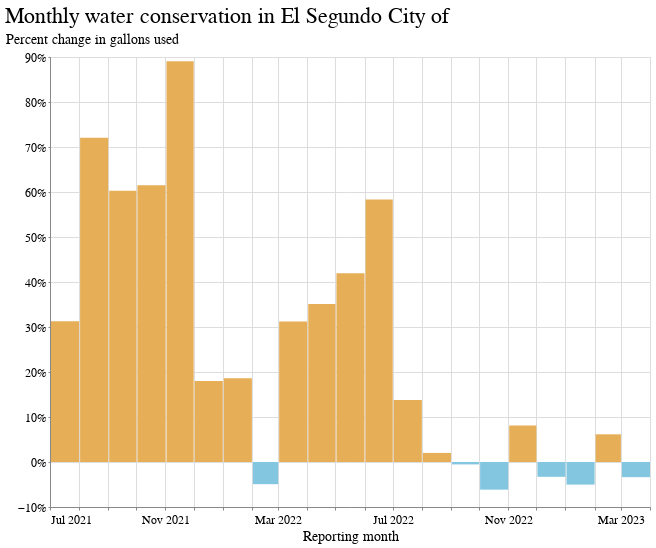

The notebook cell this image was saved under:
### Code cell
chart_data = complete_data[complete_data.supplier_name.str.contains("El Segundo")]
name = chart_data.iloc[0]["supplier_name"]

alt.Chart(
    chart_data
).mark_bar().encode(
    x=alt.X('yearmonth(reporting_month):T', axis=alt.Axis(title="Reporting month")),
    y=alt.Y("gallons_pct_change:Q", axis=alt.Axis(format="%", title="Percent change in gallons used")),
    color=alt.condition(
        alt.datum.gallons_pct_change > 0,
        alt.value("#e6ae56"),  # The positive color
        alt.value("#83c6e0")  # The negative color
    ),
    tooltip=["reporting_month","gallons_pct_change"]
).properties(title=f"Monthly water conservation in {name}", width=600)

### Figure 1 — Vega-Lite specification as saved in the notebook (floating-point values rounded to 4 significant figures)
{"config": {"view": {"width": 800, "height": 450}, "background": "#ffffff", "title": {"anchor": "start", "font": "BentonGothic-Bold, sans", "fontColor": "#000000", "fontSize": 22, "fontWeight": "normal"}, "arc": {"fill": "#82c6df"}, "area": {"fill": "#82c6df"}, "line": {"stroke": "#82c6df", "strokeWidth": 3}, "path": {"stroke": "#82c6df"}, "rect": {"fill": "#82c6df"}, "shape": {"stroke": "#82c6df"}, "bar": {"fill": "#82c6df"}, "point": {"stroke": "#82c6df"}, "symbol": {"fill": "#82c6df", "size": 30}, "axis": {"titleFont": "BentonGothic-Bold, sans", "titleFontSize": 14, "titleFontWeight": "normal", "labelFont": "BentonGothic, sans", "labelFontSize": 12, "labelFontWeight": "normal"}, "axisX": {"labelAngle": 0, "labelPadding": 4, "tickSize": 3}, "axisY": {"labelBaseline": "middle", "maxExtent": 45, "minExtent": 45, "tickSize": 2, "titleAlign": "left", "titleAngle": 0, "titleX": -45, "titleY": -11}, "legend": {"titleFont": "BentonGothic-Bold, sans", "titleFontSize": 14, "titleFontWeight": "normal", "symbolType": "square", "labelFont": "BentonGothic, sans", "labelFontSize": 13}, "range": {"category": ["#3580b1", "#ec8431", "#ab7fb4", "#c89d29", "#adc839", "#829eb1"], "diverging": ["#e68a4f", "#f4bb6a", "#f9e39c", "#dadfe2", "#a6b7c6", "#849eae"], "heatmap": ["#fbf2c7", "#f9e39c", "#f8d36e", "#f4bb6a", "#e68a4f", "#d15a40", "#ab4232"], "ordinal": ["#fbf2c7", "#f9e39c", "#f8d36e", "#f4bb6a", "#e68a4f", "#d15a40", "#ab4232"], "ramp": ["#fbf2c7", "#f9e39c", "#f8d36e", "#f4bb6a", "#e68a4f", "#d15a40", "#ab4232"]}}, "data": {"name": "data-fb642e2a852cb9c3b035a4374b3e48f5"}, "mark": "bar", "encoding": {"color": {"condition": {"value": "#e6ae56", "test": "(datum.gallons_pct_change > 0)"}, "value": "#83c6e0"}, "tooltip": [{"field": "reporting_month", "type": "temporal"}, {"field": "gallons_pct_change", "type": "quantitative"}], "x": {"axis": {"title": "Reporting month"}, "field": "reporting_month", "timeUnit": "yearmonth", "type": "temporal"}, "y": {"axis": {"format": "%", "title": "Percent change in gallons used"}, "field": "gallons_pct_change", "type": "quantitative"}}, "title": "Monthly water conservation in El Segundo City of", "width": 600, "$schema": "https://vega.github.io/schema/vega-lite/v4.17.0.json", "datasets": {"data-fb642e2a852cb9c3b035a4374b3e48f5": [{"supplier_name": "El Segundo City of", "reporting_month": "2023-03-15T00:00:00", "public_water_system_id": "CA1910040", "county": "Los Angeles", "hydrologic_region": "South Coast", "climate_zone": 6, "total_population_served": 17272, "total_gallons_current": 145600000.0, "calculated_r_gpcd": 40.79, "total_gallons_baseline": 150700000.0, "gallons_pct_change": -0.03371, "state": "Statewide"}, {"supplier_name": "El Segundo City of", "reporting_month": "2023-02-15T00:00:00", "public_water_system_id": "CA1910040", "county": "Los Angeles", "hydrologic_region": "South Coast", "climate_zone": 6, "total_population_served": 17272, "total_gallons_current": 164300000.0, "calculated_r_gpcd": 50.97, "total_gallons_baseline": 154800000.0, "gallons_pct_change": 0.0615, "state": "Statewide"}, {"supplier_name": "El Segundo City of", "reporting_month": "2023-01-15T00:00:00", "public_water_system_id": "CA1910040", "county": "Los Angeles", "hydrologic_region": "South Coast", "climate_zone": 6, "total_population_served": 17272, "total_gallons_current": 124900000.0, "calculated_r_gpcd": 34.99, "total_gallons_baseline": 131500000.0, "gallons_pct_change": -0.05022, "state": "Statewide"}, {"supplier_name": "El Segundo City of", "reporting_month": "2022-12-15T00:00:00", "public_water_system_id": "CA1910040", "county": "Los Angeles", "hydrologic_region": "South Coast", "climate_zone": 6, "total_population_served": 16654, "total_gallons_current": 138200000.0, "calculated_r_gpcd": 40.15, "total_gallons_baseline": 142900000.0, "gallons_pct_change": -0.03289, "state": "Statewide"}, {"supplier_name": "El Segundo City of", "reporting_month": "2022-11-15T00:00:00", "public_water_system_id": "CA1910040", "county": "Los Angeles", "hydrologic_region": "South Coast", "climate_zone": 6, "total_population_served": 17272, "total_gallons_current": 143600000.0, "calculated_r_gpcd": 41.57, "total_gallons_baseline": 132900000.0, "gallons_pct_change": 0.08095, "state": "Statewide"}, {"supplier_name": "El Segundo City of", "reporting_month": "2022-10-15T00:00:00", "public_water_system_id": "CA1910040", "county": "Los Angeles", "hydrologic_region": "South Coast", "climate_zone": 6, "total_population_served": 17272, "total_gallons_current": 158400000.0, "calculated_r_gpcd": 44.38, "total_gallons_baseline": 168800000.0, "gallons_pct_change": -0.06145, "state": "Statewide"}, {"supplier_name": "El Segundo City of", "reporting_month": "2022-09-15T00:00:00", "public_water_system_id": "CA1910040", "county": "Los Angeles", "hydrologic_region": "South Coast", "climate_zone": 6, "total_population_served": 17272, "total_gallons_current": 171000000.0, "calculated_r_gpcd": 49.5, "total_gallons_baseline": 171900000.0, "gallons_pct_change": -0.005327, "state": "Statewide"}, {"supplier_name": "El Segundo City of", "reporting_month": "2022-08-15T00:00:00", "public_water_system_id": "CA1910040", "county": "Los Angeles", "hydrologic_region": "South Coast", "climate_zone": 6, "total_population_served": 17272, "total_gallons_current": 193400000.0, "calculated_r_gpcd": 54.19, "total_gallons_baseline": 189600000.0, "gallons_pct_change": 0.02019, "state": "Statewide"}, {"supplier_name": "El Segundo City of", "reporting_month": "2022-07-15T00:00:00", "public_water_system_id": "CA1910040", "county": "Los Angeles", "hydrologic_region": "South Coast", "climate_zone": 6, "total_population_served": 16654, "total_gallons_current": 150900000.0, "calculated_r_gpcd": 43.84, "total_gallons_baseline": 132600000.0, "gallons_pct_change": 0.1376, "state": "Statewide"}, {"supplier_name": "El Segundo City of", "reporting_month": "2022-06-15T00:00:00", "public_water_system_id": "CA1910040", "county": "Los Angeles", "hydrologic_region": "South Coast", "climate_zone": 6, "total_population_served": 16654, "total_gallons_current": 212400000.0, "calculated_r_gpcd": 63.77, "total_gallons_baseline": 134100000.0, "gallons_pct_change": 0.5835, "state": "Statewide"}, {"supplier_name": "El Segundo City of", "reporting_month": "2022-05-15T00:00:00", "public_water_system_id": "CA1910040", "county": "Los Angeles", "hydrologic_region": "South Coast", "climate_zone": 6, "total_population_served": 16654, "total_gallons_current": 186900000.0, "calculated_r_gpcd": 54.3, "total_gallons_baseline": 131700000.0, "gallons_pct_change": 0.4195, "state": "Statewide"}, {"supplier_name": "El Segundo City of", "reporting_month": "2022-04-15T00:00:00", "public_water_system_id": "CA1910040", "county": "Los Angeles", "hydrologic_region": "South Coast", "climate_zone": 6, "total_population_served": 16654, "total_gallons_current": 189500000.0, "calculated_r_gpcd": 73.59, "total_gallons_baseline": 140300000.0, "gallons_pct_change": 0.3508, "state": "Statewide"}, {"supplier_name": "El Segundo City of", "reporting_month": "2022-03-15T00:00:00", "public_water_system_id": "CA1910040", "county": "Los Angeles", "hydrologic_region": "South Coast", "climate_zone": 6, "total_population_served": 16654, "total_gallons_current": 197700000.0, "calculated_r_gpcd": 67.02, "total_gallons_baseline": 150700000.0, "gallons_pct_change": 0.312, "state": "Statewide"}, {"supplier_name": "El Segundo City of", "reporting_month": "2022-02-15T00:00:00", "public_water_system_id": "CA1910040", "county": "Los Angeles", "hydrologic_region": "South Coast", "climate_zone": 6, "total_population_served": 16654, "total_gallons_current": 147200000.0, "calculated_r_gpcd": 71.96, "total_gallons_baseline": 154800000.0, "gallons_pct_change": -0.04929, "state": "Statewide"}, {"supplier_name": "El Segundo City of", "reporting_month": "2022-01-15T00:00:00", "public_water_system_id": "CA1910040", "county": "Los Angeles", "hydrologic_region": "South Coast", "climate_zone": 6, "total_population_served": 16654, "total_gallons_current": 156000000.0, "calculated_r_gpcd": 63.44, "total_gallons_baseline": 131500000.0, "gallons_pct_change": 0.1861, "state": "Statewide"}, {"supplier_name": "El Segundo City of", "reporting_month": "2021-12-15T00:00:00", "public_water_system_id": "CA1910040", "county": "Los Angeles", "hydrologic_region": "South Coast", "climate_zone": 6, "total_population_served": 16654, "total_gallons_current": 168600000.0, "calculated_r_gpcd": 71.85, "total_gallons_baseline": 142900000.0, "gallons_pct_change": 0.18, "state": "Statewide"}, {"supplier_name": "El Segundo City of", "reporting_month": "2021-11-15T00:00:00", "public_water_system_id": "CA1910040", "county": "Los Angeles", "hydrologic_region": "South Coast", "climate_zone": 6, "total_population_served": 16654, "total_gallons_current": 251200000.0, "calculated_r_gpcd": 75.42, "total_gallons_baseline": 132900000.0, "gallons_pct_change": 0.8908, "state": "Statewide"}, {"supplier_name": "El Segundo City of", "reporting_month": "2021-10-15T00:00:00", "public_water_system_id": "CA1910040", "county": "Los Angeles", "hydrologic_region": "South Coast", "climate_zone": 6, "total_population_served": 16654, "total_gallons_current": 272600000.0, "calculated_r_gpcd": 79.2, "total_gallons_baseline": 168800000.0, "gallons_pct_change": 0.6149, "state": "Statewide"}, {"supplier_name": "El Segundo City of", "reporting_month": "2021-09-15T00:00:00", "public_water_system_id": "CA1910040", "county": "Los Angeles", "hydrologic_region": "South Coast", "climate_zone": 6, "total_population_served": 16654, "total_gallons_current": 275500000.0, "calculated_r_gpcd": 82.72, "total_gallons_baseline": 171900000.0, "gallons_pct_change": 0.6027, "state": "Statewide"}, {"supplier_name": "El Segundo City of", "reporting_month": "2021-08-15T00:00:00", "public_water_system_id": "CA1910040", "county": "Los Angeles", "hydrologic_region": "South Coast", "climate_zone": 6, "total_population_served": 16654, "total_gallons_current": 326200000.0, "calculated_r_gpcd": 88.46, "total_gallons_baseline": 189600000.0, "gallons_pct_change": 0.7204, "state": "Statewide"}, {"supplier_name": "El Segundo City of", "reporting_month": "2021-07-15T00:00:00", "public_water_system_id": "CA1910040", "county": "Los Angeles", "hydrologic_region": "South Coast", "climate_zone": 6, "total_population_served": 16654, "total_gallons_current": 174200000.0, "calculated_r_gpcd": 84.34, "total_gallons_baseline": 132600000.0, "gallons_pct_change": 0.313, "state": "Statewide"}]}}
